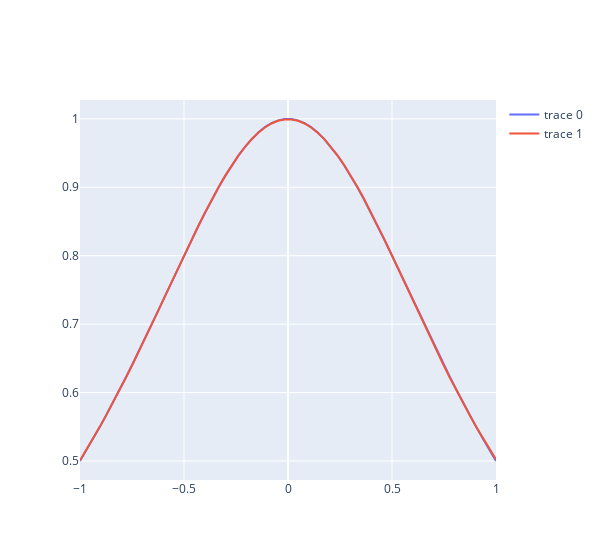

Notebook source saved alongside this figure:
### Code cell
y_test_eval = np.array( model.predict(X_test) ).flatten()

fig = go.Figure()
fig.add_trace(go.Scatter(x=X_test, y=y_test))
fig.add_trace(go.Scatter(x=X_test, y=y_test_eval))
fig.update_layout(width=600)
fig.show()
